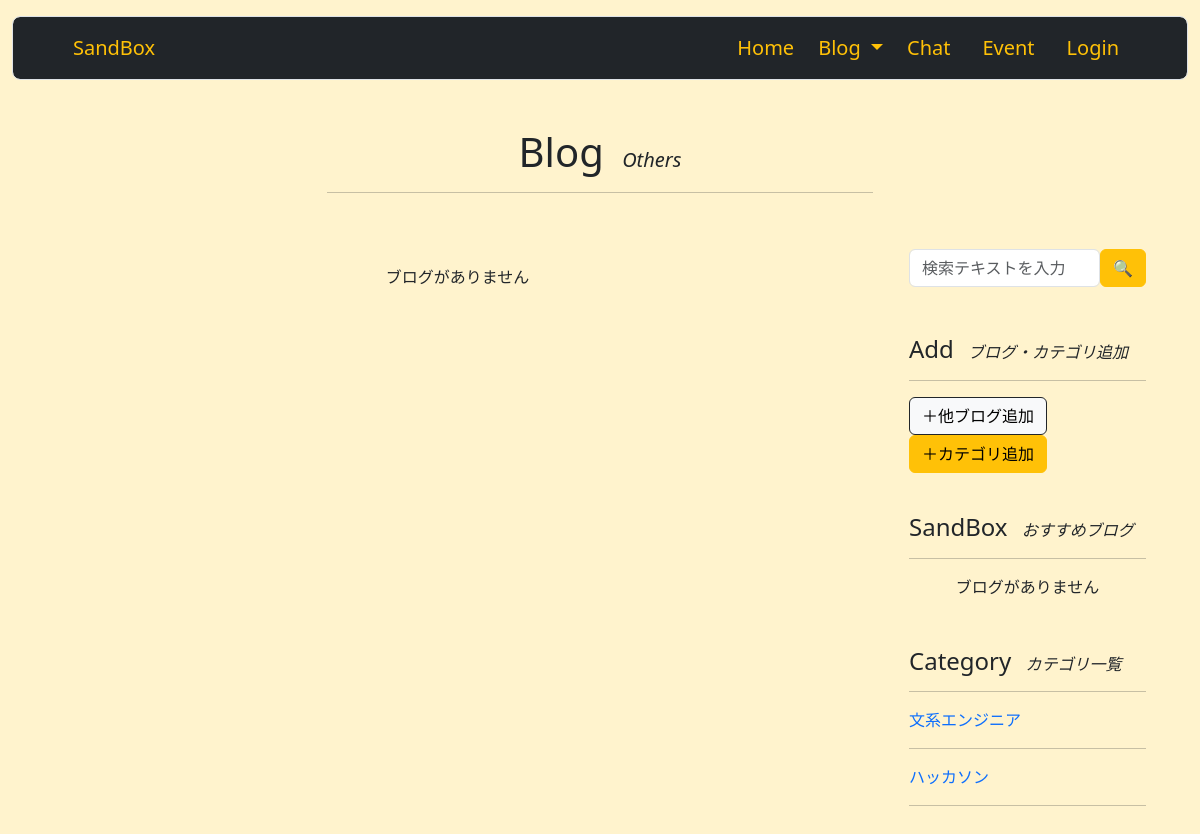
/other_blog_list, run on an earlier commit of the app's database.
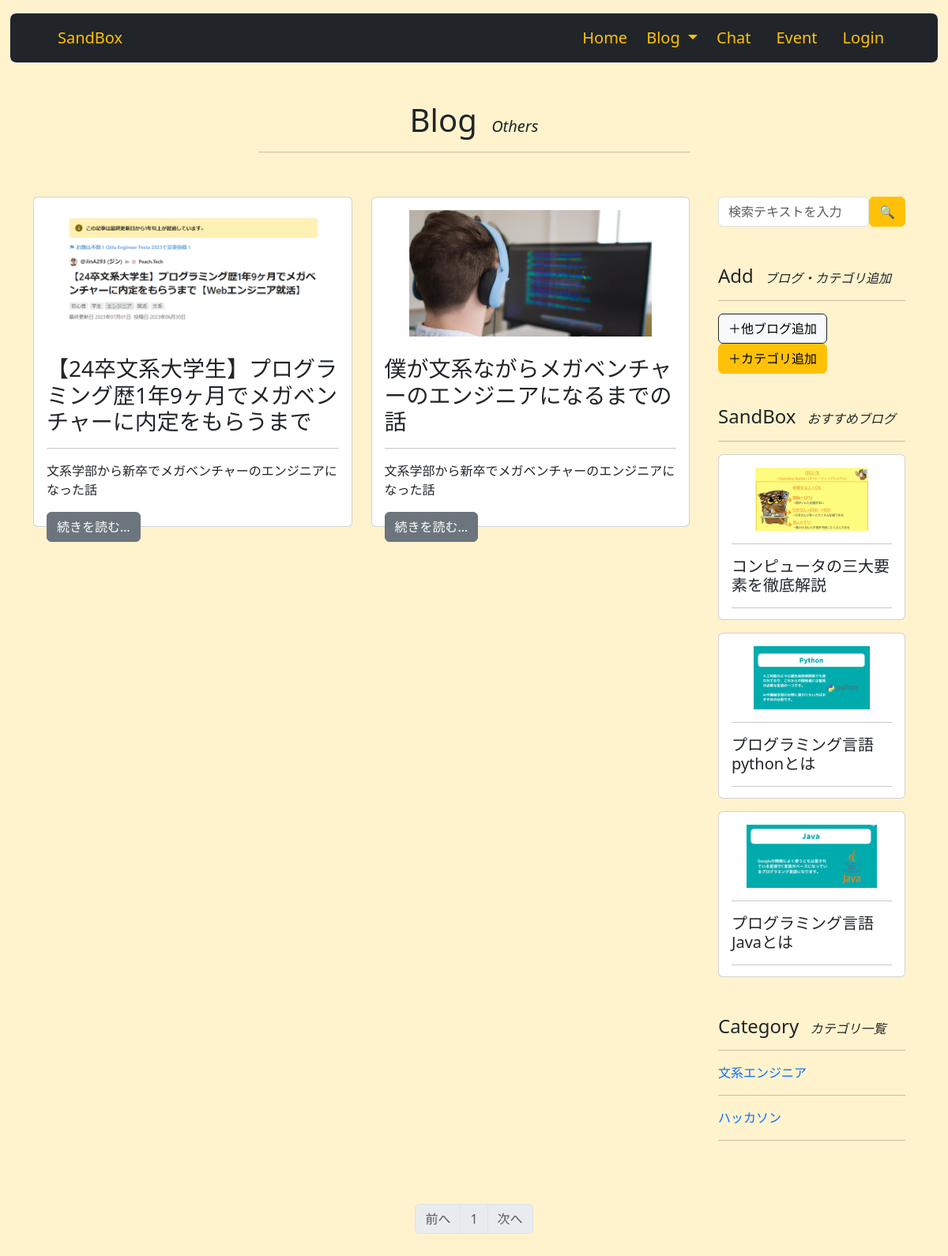
And on a later commit of the database.
### sandbox_system/models.py (models this page shows, shortened)
class BlogCategory(db.Model):
    __tablename__ = 'blog_category'
    id = db.Column(db.Integer, primary_key=True)
    category = db.Column(db.String(140))
    blogs = db.relationship('Blog', backref='blogcategory', lazy='dynamic')
    otherblogs = db.relationship('OtherBlog', backref='blogcategory', lazy='dynamic')

class OtherBlog(db.Model):
    __tablename__ = 'otherblog'
    id = db.Column(db.Integer, primary_key=True)
    title = db.Column(db.String(140))
    summary = db.Column(db.String(140))
    category_id = db.Column(db.Integer, db.ForeignKey('blog_category.id'))
    text = db.Column(db.Text)
    url = db.Column(db.String(140))
    image = db.Column(db.String(140))

class Blog(db.Model):
    __tablename__ = 'blog'
    id = db.Column(db.Integer, primary_key=True)
    user_id = db.Column(db.Integer, db.ForeignKey('users.id'))
    date = db.Column(db.Date, default = datetime.date.today())
    category_id = db.Column(db.Integer, db.ForeignKey('blog_category.id'))
    title = db.Column(db.String(140))
    text = db.Column(db.Text)
    summary = db.Column(db.String(140))
    image = db.Column(db.String(140))

### sandbox_system/blogs/view.py (the view, shortened to what this page needs)
@blogs.route('/other_blog_list', methods=['GET', 'POST'])
def other_blog_list():
    form = BlogSearchForm()
    category_form = BlogCategoryForm()
    page = request.args.get('page', 1, type=int)
    if BlogCategory.query.first():
        blog_categories = BlogCategory.query.order_by(BlogCategory.id.asc()).all()
    else:
        blog_categories = ''
    if OtherBlog.query.first():
        otherblogs = OtherBlog.query.order_by(OtherBlog.id.desc()).paginate(page=page, per_page=10)
    else:
        otherblogs = ''
    if Blog.query.first():
        recent_blogs = Blog.query.order_by(Blog.id.desc()).limit(3).all()
    else:
        recent_blogs = ''
    return render_template('blog/other_blog_list.html', form=form, otherblogs=otherblogs, blog_categories=blog_categories, category_form=category_form, recent_blogs=recent_blogs)

### sandbox_system/blogs/form.py (shortened to what this page needs)
class BlogSearchForm(FlaskForm):
    searchtext = StringField('検索テキスト', validators=[DataRequired()])
    submit = SubmitField('🔍')

class BlogCategoryForm(FlaskForm):
    category = StringField('カテゴリ名', validators=[DataRequired()])
    submit = SubmitField('保存')

### sandbox_system/__init__.py (called while the page is built)
@event.listens_for(Engine, "connect")
def set_sqlite_pragma(dbapi_connection, connection_record):
    cursor = dbapi_connection.cursor()
    cursor.execute("PRAGMA foreign_keys=ON")
    cursor.close()

### sandbox_system/templates/blog/other_blog_list.html (shortened to what the changed rows need)
{% extends 'base.html' %}
{% block content %}
    <div class="container pb-4">
        <div class="row my-3">
            <div class="col-md-6 m-auto text-center">
                {% if searchtext %}
                    <h1 class="text-center">"{{ searchtext }}"の検索結果</h1>
                    <hr>
                {% elif blog_category %}
                    <h1 class="text-center">{{ blog_category.category }}</h1>
                    <hr>
                {% else %}
                    <h1>Blog <span class="fs-5 ms-2 fst-italic">Others</span></h1>
                {% endif %}
            </div>
        </div>
    </div>
    <div class="container">
        <div class="row">
            <div class="col-9">
                <div class="row">
                    {% if otherblogs %}
                    {% for otherblog in otherblogs.items %}
                    <div class="col-6 mb-4">
                        <div class="card h-100">
                            <div class="card-body" style="max-height: 26rem;">
                                {% if otherblog.image %}
                                    <div class="mb-3" style="text-align: center;">
                                            <img src="{{ url_for('static', filename='image/' + otherblog.image) }}" class="img-fluid card-image-top" style="max-height: 10rem;">
                                    </div>
                                {% endif %}
                                <h3 class="card-title pt-2"><a href="{{ otherblog.url }}" class="text-decoration-none text-dark">{{ otherblog.title }}</a></h3>
                                <hr>
                                <p>{{ otherblog.summary }}</p>
                                <a href="{{ otherblog.url }}" class="btn btn-secondary">続きを読む…</a>
                            </div>
                        </div>
                    </div>
                    {% endfor %}
                    {% else %}
                    <p class="text-center my-3">ブログがありません</p>
                    {% endif %}
                </div>
            </div>
            <div class="col-md-3">
                <div class="position-sticky" style="top: 12rem;">
                    <div class="container py-3">
                        <h4>SandBox <span class="fs-6 ms-2 fst-italic">おすすめブログ</span></h4>
                        <hr>
                        {% if recent_blogs %}
                        {% for recent_blog in recent_blogs %}
                        <div class="col mb-3">
                            <div class="card h-100">
                                <div class="card-body" style="max-height: 13rem;">
                                    {% if recent_blog.image %}
                                        <div style="text-align: center;">
                                                <img src="{{ url_for('static', filename='image/' + recent_blog.image) }}" class="img-fluid card-image-top" style="max-height: 5rem;">
                                        </div>
                                    {% endif %}
                                    <hr>
                                    <h5 class="card-title"><a href="{{ url_for('blogs.blog', blog_id=recent_blog.id) }}" class="text-decoration-none text-dark">{{ recent_blog.title }}</a></h5>
                                    <hr>
                                </div>
                            </div>
                        </div>
                        {% endfor %}
                        {% else %}
                        <p class="text-center my-3">ブログがありません</p>
                        {% endif %}
                    </div>
                    <div class="container py-3">
                        {% if blog_categories %}
                        {% for blog_category in blog_categories %}
                        <ol class="list-unstyled">
                            <li>
                                <a href="{{ url_for('blogs.other_category_blog', blog_category_id=blog_category.id) }}" class="text-decoration-none">{{ blog_category.category }}</a>
                            </li>
                            <hr>
                        </ol>
                        {% endfor %}
                        {% else %}
                        <p class="text-center my-3">カテゴリがありません</p>
                        {% endif %}
                    </div>
                </div>
            </div>
        </div>
    </div>
    {% if otherblogs %}
        <nav class="my-5" aria-label="Page navigation">
            <ul class="pagination justify-content-center">
                <li {% if otherblogs.has_prev %} class="page-item" {%else%} class="page-item disabled" {% endif %}><a class="page-link" href="{% if otherblogs.has_prev %}{{ url_for('blogs.other_blog_list', page=otherblogs.prev_num) }}{% else %}#{% endif %}">前へ</a></li>
        {% for page_num in otherblogs.iter_pages(left_edge=1, right_edge=1, left_current=1, right_current=2) %}
            {% if page_num %}
                {% if otherblogs.page == page_num %}
                    <li class="page-item disabled"><a class="page-link" href="#">{{ page_num }}</a></li>
                {% else %}
                    <li class="page-item"><a class="page-link" href="{{ url_for('blogs.other_blog_list', page=page_num) }}">{{ page_num }}</a></li>
                {% endif %}
            {% else %}
                <li class="page-item disabled"><a class="page-link" href="#">&hellip;</a></li>
            {% endif %}
        {% endfor %}
            <li {% if otherblogs.has_next %} class="page-item" {% else %} class="page-item disabled" {% endif %}><a class="page-link" href="{% if otherblogs.has_next %}{{ url_for('blogs.other_blog_list',page=otherblogs.next_num) }}{% else %}#{% endif %}">次へ</a></li>
            </ul>
        </nav>
    {% endif %}
{% endblock %}

What changed in the data, as far as the page shows it:
added OtherBlog: image (picture), title "【24卒文系大学生】プログラミング歴1年9ヶ月でメガベンチャーに内定をもらうまで", summary "文系学部から新卒でメガベンチャーのエンジニアになった話"
added OtherBlog: image (picture), title "僕が文系ながらメガベンチャーのエンジニアになるまでの話", summary "文系学部から新卒でメガベンチャーのエンジニアになった話"
added Blog: image (picture), title "コンピュータの三大要素を徹底解説"
added Blog: image (picture), title "プログラミング言語pythonとは"
added Blog: image (picture), title "プログラミング言語Javaとは"
Also different on the page:
text no longer shown: "ブログがありません ブログがありません"
text now shown: "前へ 次へ"
new list line: "1"
